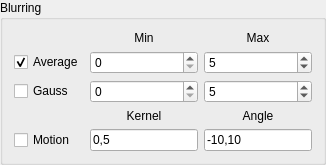
                        <widget class="QGroupBox" name="groupBox_blurring">
                         <property name="title">
                          <string>Blurring</string>
                         </property>
                         <layout class="QGridLayout" name="gridLayout_16">
                          <item row="0" column="1">
                           <widget class="QLabel" name="label_min">
                            <property name="text">
                             <string>Min</string>
                            </property>
                            <property name="alignment">
                             <set>Qt::AlignCenter</set>
                            </property>
                           </widget>
                          </item>
                          <item row="0" column="2">
                           <widget class="QLabel" name="label_max">
                            <property name="text">
                             <string>Max</string>
                            </property>
                            <property name="alignment">
                             <set>Qt::AlignCenter</set>
                            </property>
                           </widget>
                          </item>
                          <item row="1" column="0">
                           <widget class="QCheckBox" name="checkBox_avgBlur">
                            <property name="sizePolicy">
                             <sizepolicy hsizetype="Fixed" vsizetype="Fixed">
                              <horstretch>0</horstretch>
                              <verstretch>0</verstretch>
                             </sizepolicy>
                            </property>
                            <property name="toolTip">
                             <string>Apply random average blurring. Define a range of kernel sizes for the average blur (min. and max. kernel size). Values from this range are then randomly picked for each image. To blur an image, all pixels within the kernel area used to compute an average pixel value. The central element of the kernel area in the image is then set to this value. This operation is carried out over the entire image.</string>
                            </property>
                            <property name="text">
                             <string>Average</string>
                            </property>
                            <property name="icon">
                             <iconset resource="art.qrc">
                              <normaloff>:/icon/icon/average_blur.png</normaloff>:/icon/icon/average_blur.png</iconset>
                            </property>
                            <property name="iconSize">
                             <size>
                              <width>20</width>
                              <height>20</height>
                             </size>
                            </property>
                            <property name="checked">
                             <bool>true</bool>
                            </property>
                           </widget>
                          </item>
                          <item row="1" column="1">
                           <widget class="QSpinBox" name="spinBox_avgBlurMin">
                            <property name="toolTip">
                             <string>Define the minimum kernel size for average blur</string>
                            </property>
                            <property name="maximum">
                             <number>1000</number>
                            </property>
                           </widget>
                          </item>
                          <item row="1" column="2">
                           <widget class="QSpinBox" name="spinBox_avgBlurMax">
                            <property name="toolTip">
                             <string>Define the maximum kernel size for average blur</string>
                            </property>
                            <property name="maximum">
                             <number>1000</number>
                            </property>
                            <property name="value">
                             <number>5</number>
                            </property>
                           </widget>
                          </item>
                          <item row="2" column="0">
                           <widget class="QCheckBox" name="checkBox_gaussBlur">
                            <property name="sizePolicy">
                             <sizepolicy hsizetype="Fixed" vsizetype="Fixed">
                              <horstretch>0</horstretch>
                              <verstretch>0</verstretch>
                             </sizepolicy>
                            </property>
                            <property name="toolTip">
                             <string>Apply random gaussian blurring. For gaussian blurring, a gaussian kernel of defined size is used. Please define a min. and max. kernel size. For each image a random value is picked from this range to generate a gaussian kernel.</string>
                            </property>
                            <property name="text">
                             <string>Gauss</string>
                            </property>
                            <property name="icon">
                             <iconset resource="art.qrc">
                              <normaloff>:/icon/icon/gauss.png</normaloff>:/icon/icon/gauss.png</iconset>
                            </property>
                            <property name="iconSize">
                             <size>
                              <width>20</width>
                              <height>20</height>
                             </size>
                            </property>
                           </widget>
                          </item>
                          <item row="2" column="1">
                           <widget class="QSpinBox" name="spinBox_gaussBlurMin">
                            <property name="toolTip">
                             <string>Define the minimum kernel size for gaussian blur</string>
                            </property>
                            <property name="maximum">
                             <number>1000</number>
                            </property>
                           </widget>
                          </item>
                          <item row="2" column="2">
                           <widget class="QSpinBox" name="spinBox_gaussBlurMax">
                            <property name="toolTip">
                             <string>Define the maximum kernel size for gaussian blur</string>
                            </property>
                            <property name="maximum">
                             <number>1000</number>
                            </property>
                            <property name="value">
                             <number>5</number>
                            </property>
                           </widget>
                          </item>
                          <item row="3" column="1">
                           <widget class="QLabel" name="label_kernel">
                            <property name="toolTip">
                             <string>Define kernels by giving a range [min,max]. Values in this range are then randomly picked for each image</string>
                            </property>
                            <property name="text">
                             <string>Kernel</string>
                            </property>
                            <property name="alignment">
                             <set>Qt::AlignCenter</set>
                            </property>
                           </widget>
                          </item>
                          <item row="3" column="2">
                           <widget class="QLabel" name="label_angle">
                            <property name="toolTip">
                             <string>Define angle for the motion blur by giving a range [min degree,max degree]. Values in this range are then randomly picked for each image</string>
                            </property>
                            <property name="text">
                             <string>Angle</string>
                            </property>
                            <property name="alignment">
                             <set>Qt::AlignCenter</set>
                            </property>
                           </widget>
                          </item>
                          <item row="4" column="0">
                           <widget class="QCheckBox" name="checkBox_motionBlur">
                            <property name="sizePolicy">
                             <sizepolicy hsizetype="Fixed" vsizetype="Fixed">
                              <horstretch>0</horstretch>
                              <verstretch>0</verstretch>
                             </sizepolicy>
                            </property>
                            <property name="toolTip">
                             <string>Apply random motion blurring. Motion blur is defined by an intensity ('kernel') and a direction ('angle'). Please define a range for 'kernel' and 'angle'. AID will pick a random value (within each range) for each image.</string>
                            </property>
                            <property name="text">
                             <string>Motion</string>
                            </property>
                            <property name="icon">
                             <iconset resource="art.qrc">
                              <normaloff>:/icon/icon/motion.png</normaloff>:/icon/icon/motion.png</iconset>
                            </property>
                            <property name="iconSize">
                             <size>
                              <width>20</width>
                              <height>20</height>
                             </size>
                            </property>
                           </widget>
                          </item>
                          <item row="4" column="1">
                           <widget class="QLineEdit" name="lineEdit_motionBlurKernel">
                            <property name="toolTip">
                             <string>Define kernels by defining a range &quot;min,max&quot;. Values in this range are then randomly picked for each image</string>
                            </property>
                            <property name="text">
                             <string>0,5</string>
                            </property>
                           </widget>
                          </item>
                          <item row="4" column="2">
                           <widget class="QLineEdit" name="lineEdit_motionBlurAngle">
                            <property name="toolTip">
                             <string>Define angle for the motion blur by defining a range &quot;min degree,max degree&quot;. Values in this range are then randomly picked for each image</string>
                            </property>
                            <property name="text">
                             <string>-10,10</string>
                            </property>
                           </widget>
                          </item>
                         </layout>
                        </widget>
